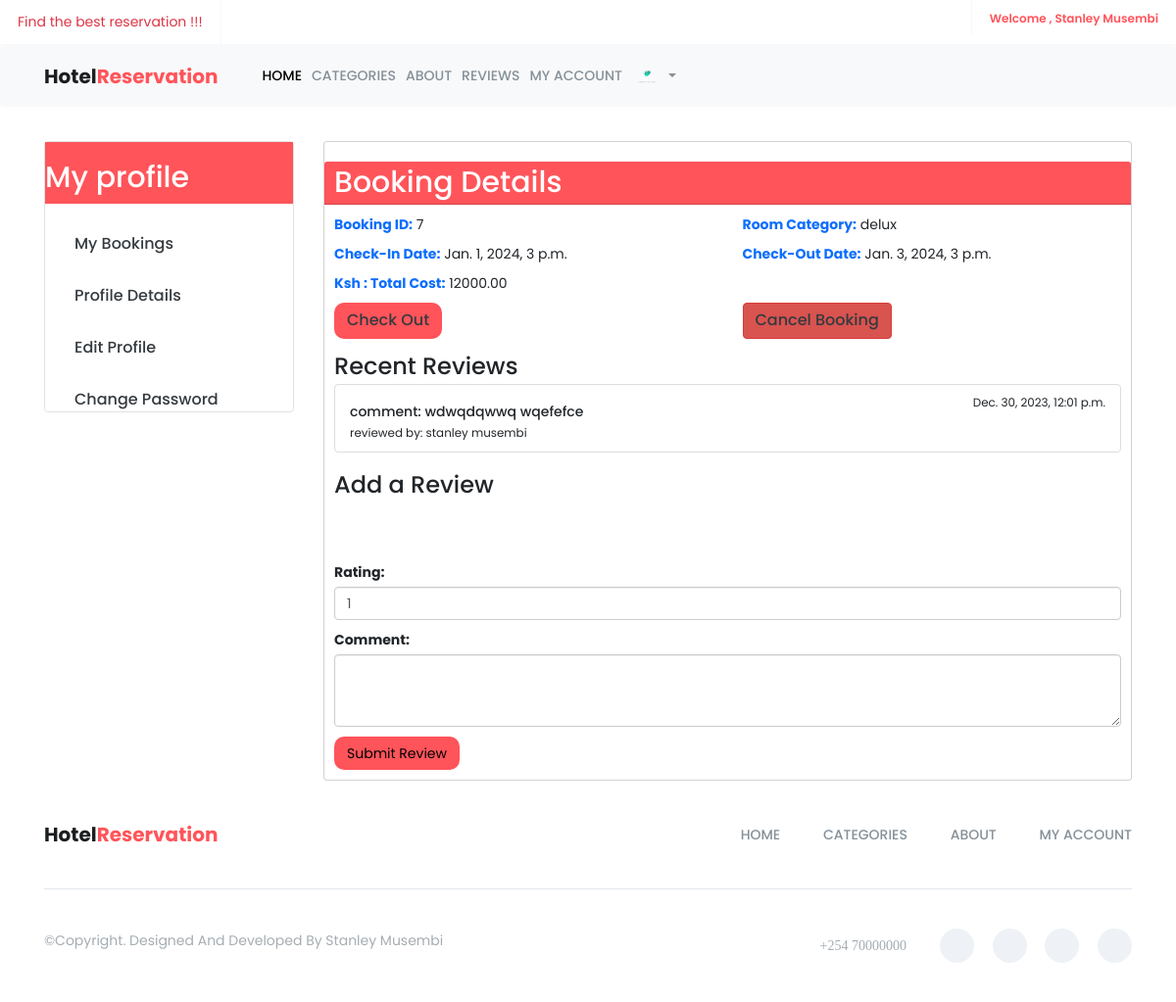
Before: /auth/my_booking/7/ (signed in) with the older database file.
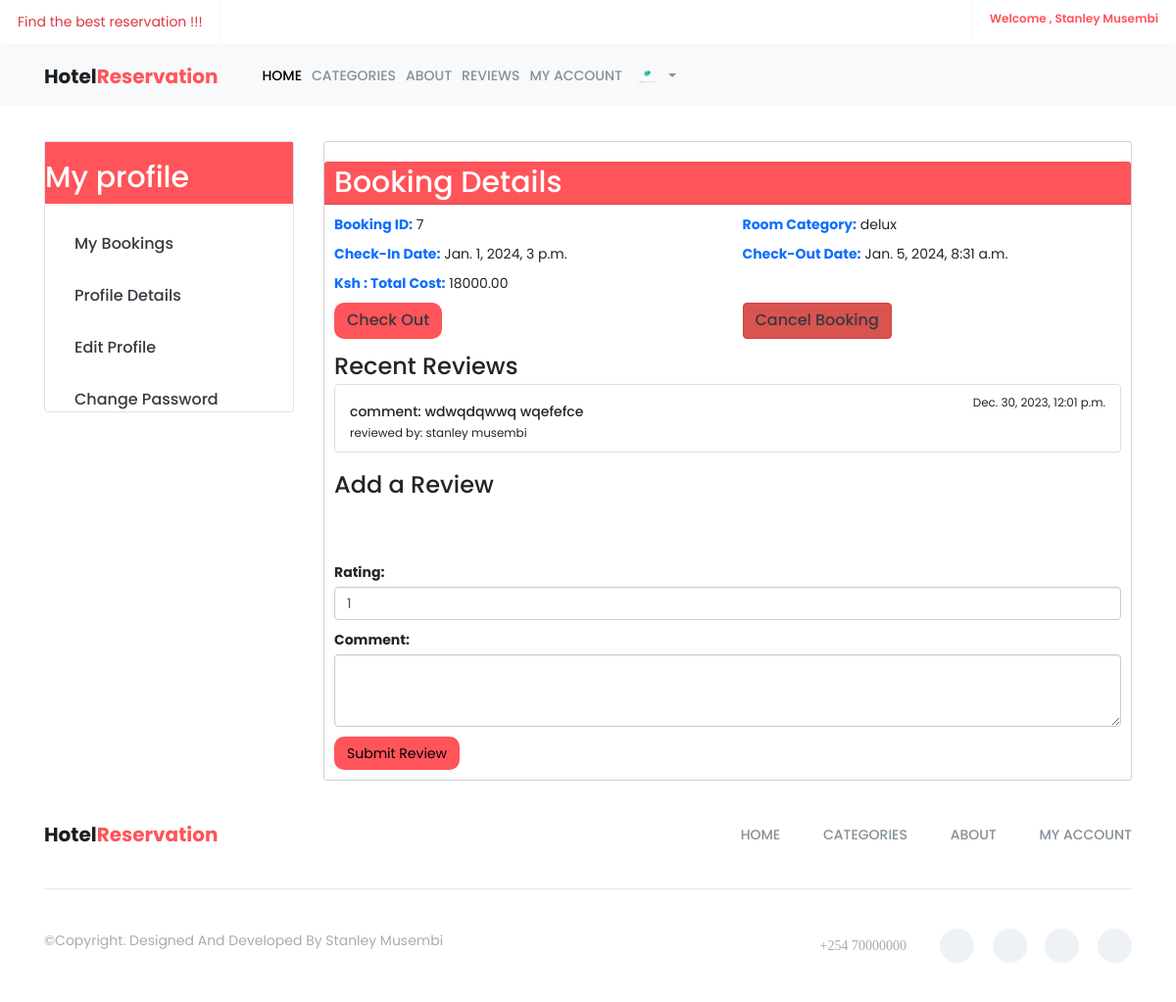
After: the same page with the newer database file.
### hotel/models.py (models this page shows, shortened)
class Booking(models.Model):
    room = models.ForeignKey('Room' , on_delete=models.CASCADE)
    user = models.ForeignKey('accounts.CustomUser' , on_delete=models.CASCADE)
    persons = models.IntegerField()
    check_in = models.DateTimeField()
    check_out = models.DateTimeField()
    STATUS_CHOICES = (
        ('active' , 'active') ,
        ('cancelled' , 'cancelled') ,
        ('checked out' , 'checked out')
    )
    status = models.CharField(max_length=255 , choices=STATUS_CHOICES , default='active')
    added_on = models.DateTimeField(auto_now_add=True)
    updated_on = models.DateTimeField(auto_now=True)
    @property
    def total_cost(self):
        num_of_days = (self.check_out - self.check_in).days
        return self.room.category.cost * num_of_days * self.persons

class Room(models.Model):
    name  = models.CharField(max_length=255 , unique=True)
    category = models.ForeignKey('RoomCategory' , on_delete=models.CASCADE)
    STATUS_CHOICES = (
        ('available' , 'available' ) ,
        ('booked' , 'booked'),
        ('not available' , 'not available')
    )
    status = models.CharField(max_length=255 , choices=STATUS_CHOICES)
    added_on = models.DateTimeField(auto_now_add=True)
    updated_on = models.DateTimeField(auto_now=True)

class RoomCategory(models.Model):
    name = models.CharField(max_length=255)
    description = models.TextField()
    capacity = models.IntegerField()
    beds = models.IntegerField()
    rooms = models.IntegerField()
    cost = models.DecimalField(max_digits=10, decimal_places=2)
    added_on = models.DateTimeField(auto_now_add=True)
    image = models.ImageField(upload_to="room_category_images")
    def __str__(self):
        return self.name

### accounts/models.py (models this page shows, shortened)
class CustomUser(AbstractUser):
    email = models.EmailField(unique=True)
    gender = models.CharField(max_length=1,  blank=True, null=True)
    address = models.CharField(max_length=255, blank=True, null=True)
    image = models.ImageField(upload_to="user_images", blank=True, null=True)
    username = None
    objects = CustomUserManager()
    USERNAME_FIELD = 'email'
    REQUIRED_FIELDS = []

### accounts/views.py (the view)
# urls.py: path('my_booking/<int:id>/' ,  booking_details , name='booking_details'),
@login_required(login_url='accounts:login')
def booking_details(request , id):
    try:
        booking = Booking.objects.get(id=id)
    except:
        return HttpResponseRedirect(reverse('accounts:my_booking'))
    category = booking.room.category
    reviews = Review.objects.filter(category=category,user=request.user)[:7]
    user = request.user
    category_id  = category.id
    context = {
        'booking':booking,
        'reviews':reviews,
        'category_id':category_id,
    }
    return render(request , 'public/my_booking_detail.html' , context)

### templates/public/my_booking_detail.html (shortened to what the changed rows need)
{% extends 'public/base.html' %}
{% load static %}
{% block content %}
    <div class="container mt-4">
        <div class="row">
            {% include 'public/profile_sidebar.html' %}
            <div class="col-md-9">
                <div class="card">
                    <h2 class="card-header primary-bg text-white">
                         Booking Details
                    </h2>
                    <div class="card-body">
                        {% if booking %}
                        <div class="row">
                            <div class="col-md-6">
                                <div class="mb-3">
                                    <strong class="text-primary">Booking ID:</strong> {{ booking.id }}
                                </div>
                            </div>
                            <div class="col-md-6">
                                <div class="mb-3">
                                    <strong class="text-primary">Room Category:</strong> {{ booking.room.category }}
                                </div>
                            </div>
                        </div>
                        <div class="row">
                            <div class="col-md-6">
                                <div class="mb-3">
                                    <strong class="text-primary">Check-In Date:</strong> {{ booking.check_in }}
                                </div>
                            </div>
                            <div class="col-md-6">
                                <div class="mb-3">
                                    <strong class="text-primary">Check-Out Date:</strong> {{ booking.check_out }}
                                </div>
                            </div>
                        </div>
                        <div class="row">
                            <div class="col-md-6">
                                <div class="mb-3">
                                    <strong class="text-primary"> Ksh : Total Cost:</strong> {{ booking.total_cost }}
                                </div>
                            </div>
                        </div>
                        <div class="row">
                            <div class="col-sm-6 col-md-6">
                                <button class="btn btn-custom" onclick="showLoadingSpinner('checkOut')">
                                    <a href="{% url 'hotel:checkout' booking.id %}">Check Out</a>
                                </button>
                            </div>
                            <div class="col-sm-6 col-md-6">
                                <button class="btn btn-danger" onclick="showLoadingSpinner('cancelBooking')">
                                    <a href="{% url 'hotel:cancel_booking' booking.id %}">Cancel Booking</a>
                                </button>
                            </div>
                        </div>
                            <h3 class="card-title mt-4">
                                Recent Reviews
                            </h3>
                            {% if reviews %}
                            <div class="list-group">
                                {% for review in reviews%}
                                <div   class="list-group-item list-group-item-action  " aria-current="true">
                                  <div class="d-flex w-100 justify-content-between">
                                    <h5 class="mb-1">comment: {{review.comment}}</h5>
                                    <small>{{review.added_on}}</small>
                                  </div>
                                  <small>reviewed by: {{booking.user.get_full_name}}</small>
                                </div>
                                 {% endfor %}
                              </div>
                            {% else %}
                                <p class="text-muted">
                                    <i class="bi bi-info-circle"></i> No reviews yet.
                                </p>
                            {% endif %}
                            <h3 class="card-title mt-4">
                                 Add a Review
                            </h3>
                            <form method="post" action="{% url 'accounts:add_review' %}">
                                <div class="mb-3">
                                </div>
                                <div class="mb-3">
                                </div>
                                <div class="mb-3">
                                    <label for="rating" class="form-label">
                                         Rating:
                                    </label>
                                    <select class="form-control" id="rating" name="rating" required>
                                        <option value="1">1</option>
                                    </select>
                                </div>
                                <div class="mb-3">
                                    <label for="comment" class="form-label">
                                         Comment:
                                    </label>
                                    <textarea class="form-control" id="comment" name="comment" rows="3" required></textarea>
                                </div>
                                <button type="submit" class="btn btn-custom">
                                     Submit Review
                                </button>
                            </form>
                        {% else %}
                            <p class="text-muted">
                                <i class="bi bi-exclamation-circle"></i> Booking not found.
                            </p>
                        {% endif %}
                    </div>
                </div>
            </div>
        </div>
    </div>
{% endblock %}

Changed rows visible on the page:
changed Booking "delux": check_out "Jan. 3, 2024, 3 p.m." → "Jan. 5, 2024, 8:31 a.m."; total_cost "12000.00" → "18000.00"
